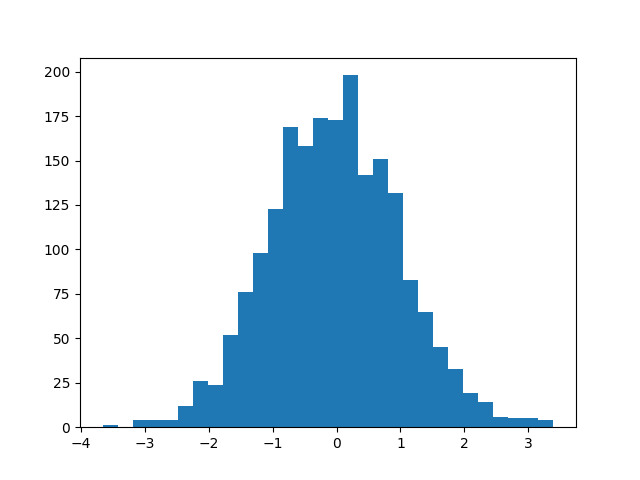

Reproduce this figure in Python.
import numpy as np
import matplotlib.pyplot as plt

#bins = groups
x=np.random.randn(2000);
plt.hist(x,bins=30);
plt.show()
